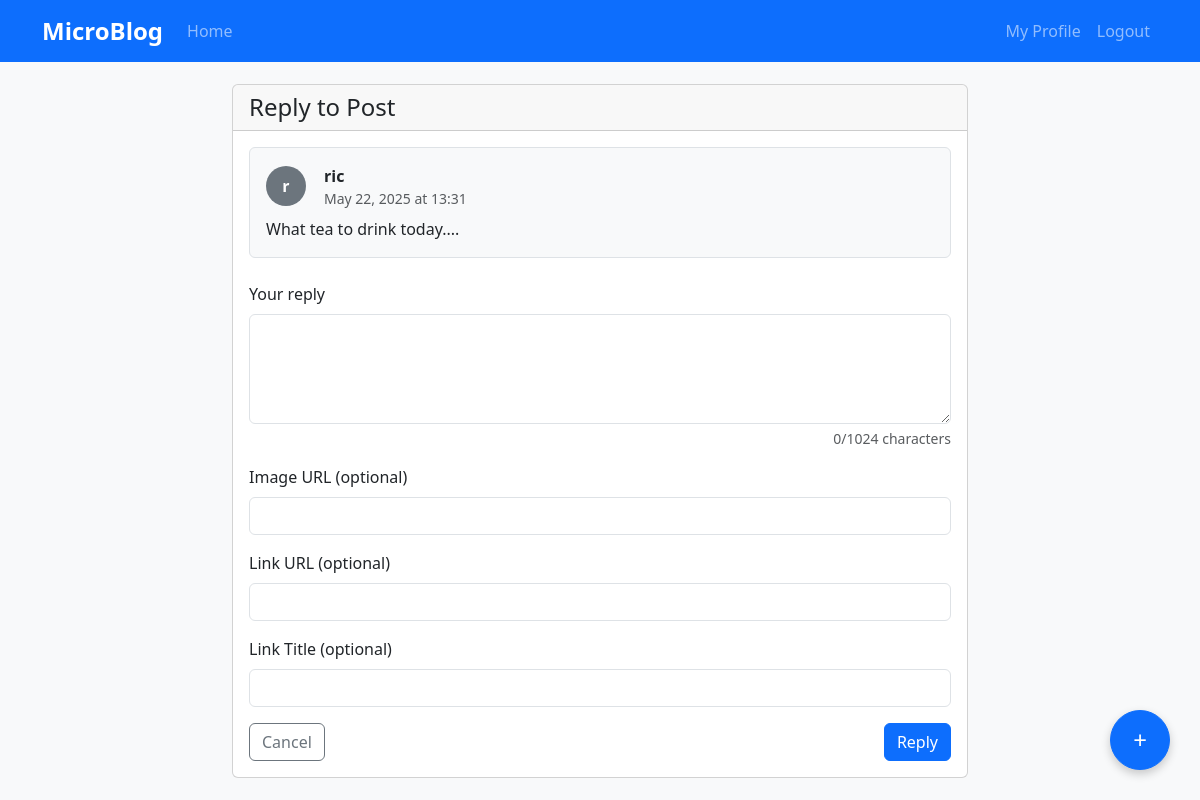
/new_post?parent_id=1 (signed in), run on the app's committed database.
### app.py (models this page shows, shortened)
class User(db.Model):
    id = db.Column(db.Integer, primary_key=True)
    email = db.Column(db.String(255), unique=True, nullable=False)
    password_hash = db.Column(db.String(255), nullable=False)
    alias = db.Column(db.String(100), nullable=False)
    bio = db.Column(db.String(250), nullable=True)
    profile_image = db.Column(db.String(255), nullable=True)
    created_at = db.Column(db.DateTime, default=datetime.utcnow)
    posts = db.relationship('Post', backref='author', lazy='dynamic', foreign_keys='Post.author_id')
    responses = db.relationship('Post', backref='responder', lazy='dynamic', foreign_keys='Post.responder_id')
    upvoted_posts = db.relationship('Post', secondary=upvotes, backref=db.backref('upvoters', lazy='dynamic'))
    following = db.relationship(
        'User', secondary=user_follows,
        primaryjoin=(user_follows.c.follower_id == id),
        secondaryjoin=(user_follows.c.followed_id == id),
        backref=db.backref('followers', lazy='dynamic'),
        lazy='dynamic'
    )

class Post(db.Model):
    id = db.Column(db.Integer, primary_key=True)
    content = db.Column(db.Text(1024), nullable=False)
    author_id = db.Column(db.Integer, db.ForeignKey('user.id'), nullable=False)
    parent_id = db.Column(db.Integer, db.ForeignKey('post.id'), nullable=True)
    responder_id = db.Column(db.Integer, db.ForeignKey('user.id'), nullable=True)
    created_at = db.Column(db.DateTime, default=datetime.utcnow)
    updated_at = db.Column(db.DateTime, default=datetime.utcnow, onupdate=datetime.utcnow)
    parent_post = db.relationship('Post', remote_side=[id], backref='responses')
    images = db.relationship('Image', backref='post', lazy='dynamic')
    links = db.relationship('Link', backref='post', lazy='dynamic')

### app.py (the view, shortened to what this page needs)
@app.route('/new_post', methods=['GET', 'POST'])
def new_post():
    if 'user_id' not in session:
        flash('Please login to create a post', 'danger')
        return redirect(url_for('login'))
    parent_id = request.args.get('parent_id')
    parent_post = None
    if parent_id:
        parent_post = Post.query.get_or_404(parent_id)
    return render_template('new_post.html', parent_post=parent_post)

### app.py (called while the page is built)
@app.context_processor
def utility_processor():
    def get_current_user():
        if 'user_id' in session:
            return User.query.get(session['user_id'])
        return None
    return {'get_current_user': get_current_user}

### templates/new_post.html (shortened to what this page needs)
{% extends "base.html" %}
{% block content %}
<div class="row justify-content-center">
    <div class="col-md-8">
        <div class="card">
            <div class="card-header">
                <h4 class="mb-0">{% if parent_post %}Reply to Post{% else %}Create New Post{% endif %}</h4>
            </div>
            <div class="card-body">
                {% if parent_post %}
                <div class="mb-4 p-3 border rounded bg-light">
                    <div class="d-flex align-items-center mb-2">
                        <div class="post-avatar">{{ parent_post.author.alias[0] }}</div>
                        <div class="ms-2">
                            <div class="fw-bold">{{ parent_post.author.alias }}</div>
                            <div class="text-muted small">{{ parent_post.created_at.strftime('%b %d, %Y at %H:%M') }}</div>
                        </div>
                    </div>
                    <a href="{{ url_for('view_post', post_id=parent_post.id) }}" class="text-decoration-none text-dark">
                        <p class="mb-0">{{ parent_post.content }}</p>
                    </a>
                </div>
                {% endif %}
                <form method="post">
                    <div class="mb-3">
                        <label for="content" class="form-label">{% if parent_post %}Your reply{% else %}What's on your mind?{% endif %}</label>
                        <textarea class="form-control" id="content" name="content" rows="4" maxlength="1024" required></textarea>
                        <div class="form-text text-end">0/1024 characters</div>
                    </div>
                    <div class="mb-3">
                        <label for="image_url" class="form-label">Image URL (optional)</label>
                        <input type="url" class="form-control" id="image_url" name="image_url">
                    </div>
                    <div class="mb-3">
                        <label for="link_url" class="form-label">Link URL (optional)</label>
                        <input type="url" class="form-control" id="link_url" name="link_url">
                    </div>
                    <div class="mb-3">
                        <label for="link_title" class="form-label">Link Title (optional)</label>
                        <input type="text" class="form-control" id="link_title" name="link_title">
                    </div>
                    <div class="d-flex justify-content-between">
                        <a href="{{ url_for('index') }}" class="btn btn-outline-secondary">Cancel</a>
                        <button type="submit" class="btn btn-primary">{% if parent_post %}Reply{% else %}Post{% endif %}</button>
                    </div>
                </form>
            </div>
        </div>
    </div>
</div>
{% endblock %}

### templates/base.html (style rules this page uses)
body { padding-top: 60px; background-color: #f8f9fa; }
.post-avatar { width: 40px; height: 40px; border-radius: 50%; margin-right: 10px; background-color: #6c757d; display: flex; align-items: center; justify-content: center; color: white; font-weight: bold; overflow: hidden; }

### data on the page
User: author "r", author.alias "ric"
Post: created_at "May 22, 2025 at 13:31", content "What tea to drink today...."
